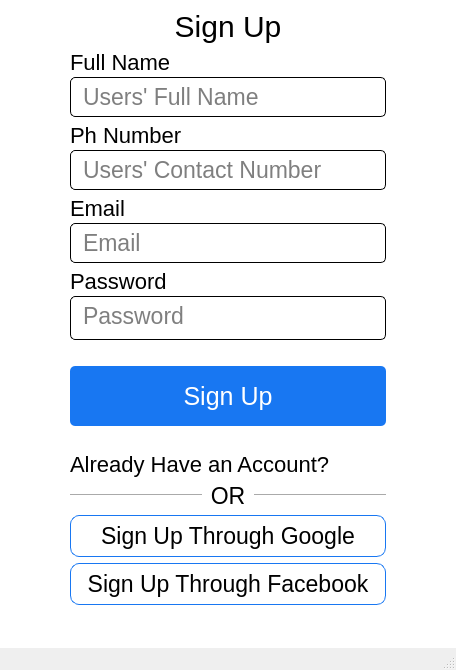
<?xml version="1.0" encoding="UTF-8"?>
<ui version="4.0">
 <class>MainWindow</class>
 <widget class="QMainWindow" name="MainWindow">
  <property name="geometry">
   <rect>
    <x>0</x>
    <y>0</y>
    <width>456</width>
    <height>670</height>
   </rect>
  </property>
  <property name="windowTitle">
   <string>MainWindow</string>
  </property>
  <widget class="QWidget" name="centralwidget">
   <property name="styleSheet">
    <string notr="true">/* Set style for the main window: font family and background color */
/* This applies to all the widgets within the application */
QWidget {
    font-family: &quot;Segoe UI Semibold&quot;;
    background-color: #fff;
}

/* Set font size for specific widgets */
#Signup_lbl {
    font-size: 30px;
}

#google_btn,
#fb_btn,
#or_lbl,
QLineEdit {
    font-size: 23px;
}

#email_lbl,
#pswrd_lbl,
#reset_btn,
#ph_nmbr_lbl,
#Name_lbl,
#signup_btn {
    font-size: 22px;
}

#sign_in_btn {
    font-size: 25px;
}

/* Style for google and facebook login buttons */
#google_btn,
#fb_btn {
    border: 1px solid #1877F2; /* Add a border with a specific color to these buttons */
    border-radius: 9px; /* Apply rounded corners to these buttons */
    min-height: 40px; /* Set a minimum height for these buttons */
}

#google_btn:hover,
#fb_btn:hover {
    background-color: #000; /* Change the background color on hover */
    color: #fff; /* Change text color on hover */
}

/* Style for &quot;Or&quot; label */
#or_lbl {
    text-align: center;
    min-width: 40px;
    max-width: 40px;
}

#email_frame,
#password_frame,
#Name_frame,
#ph_nmbr_frame {
    border: 1px solid #000;
    border-radius: 5px;
}

QLineEdit {
    border: none;
}

/* Style for the login button */
#sign_in_btn {
    color: #fff; /* Set text color to white */
    background-color: #1877F2; /* Set background color to a specific shade of blue */
    border-radius: 5px; /* Apply rounded corners to the login button */
    min-height: 40px; /* Set a minimum height for the login button */
    padding: 10px; /* Add padding inside the login button */
    margin: 20px 0; /* Add margin to the top and bottom of the login button */
}

#sign_in_btn:hover {
    background-color: #000; /* Change the background color on hover */
}

/* Style for reset and sign-in buttons */
#reset_btn,
#signup_btn {
    color: #000;
    border: none;
    text-align: left;
}

#reset_btn:hover,
#signup_btn:hover {
    color: #1877F2;
}
</string>
   </property>
   <layout class="QVBoxLayout" name="verticalLayout_5">
    <property name="leftMargin">
     <number>70</number>
    </property>
    <property name="rightMargin">
     <number>70</number>
    </property>
    <property name="bottomMargin">
     <number>0</number>
    </property>
    <item>
     <widget class="QLabel" name="Signup_lbl">
      <property name="layoutDirection">
       <enum>Qt::LeftToRight</enum>
      </property>
      <property name="text">
       <string>Sign Up</string>
      </property>
      <property name="alignment">
       <set>Qt::AlignCenter</set>
      </property>
      <property name="wordWrap">
       <bool>false</bool>
      </property>
     </widget>
    </item>
    <item>
     <layout class="QVBoxLayout" name="verticalLayout_4">
      <property name="spacing">
       <number>2</number>
      </property>
      <item>
       <widget class="QLabel" name="Name_lbl">
        <property name="text">
         <string>Full Name</string>
        </property>
       </widget>
      </item>
      <item>
       <widget class="QFrame" name="Name_frame">
        <property name="frameShape">
         <enum>QFrame::StyledPanel</enum>
        </property>
        <property name="frameShadow">
         <enum>QFrame::Raised</enum>
        </property>
        <layout class="QHBoxLayout" name="horizontalLayout_5">
         <property name="spacing">
          <number>6</number>
         </property>
         <property name="leftMargin">
          <number>10</number>
         </property>
         <property name="topMargin">
          <number>5</number>
         </property>
         <property name="rightMargin">
          <number>5</number>
         </property>
         <property name="bottomMargin">
          <number>5</number>
         </property>
         <item>
          <widget class="QLineEdit" name="name_line_edit">
           <property name="autoFillBackground">
            <bool>false</bool>
           </property>
           <property name="maxLength">
            <number>21</number>
           </property>
           <property name="placeholderText">
            <string>Users' Full Name</string>
           </property>
          </widget>
         </item>
         <item>
          <widget class="QLabel" name="prof">
           <property name="minimumSize">
            <size>
             <width>17</width>
             <height>20</height>
            </size>
           </property>
           <property name="maximumSize">
            <size>
             <width>17</width>
             <height>20</height>
            </size>
           </property>
           <property name="text">
            <string/>
           </property>
           <property name="pixmap">
            <pixmap>menu_bar/img/phone-solid.svg</pixmap>
           </property>
           <property name="scaledContents">
            <bool>true</bool>
           </property>
          </widget>
         </item>
        </layout>
       </widget>
      </item>
     </layout>
    </item>
    <item>
     <layout class="QVBoxLayout" name="verticalLayout_6">
      <property name="spacing">
       <number>2</number>
      </property>
      <item>
       <widget class="QLabel" name="ph_nmbr_lbl">
        <property name="text">
         <string>Ph Number</string>
        </property>
       </widget>
      </item>
      <item>
       <widget class="QFrame" name="ph_nmbr_frame">
        <property name="frameShape">
         <enum>QFrame::StyledPanel</enum>
        </property>
        <property name="frameShadow">
         <enum>QFrame::Raised</enum>
        </property>
        <layout class="QHBoxLayout" name="horizontalLayout_7">
         <property name="spacing">
          <number>6</number>
         </property>
         <property name="leftMargin">
          <number>10</number>
         </property>
         <property name="topMargin">
          <number>5</number>
         </property>
         <property name="rightMargin">
          <number>5</number>
         </property>
         <property name="bottomMargin">
          <number>5</number>
         </property>
         <item>
          <widget class="QLineEdit" name="ph_nmbr_line_edit">
           <property name="maxLength">
            <number>10</number>
           </property>
           <property name="placeholderText">
            <string>Users' Contact Number</string>
           </property>
          </widget>
         </item>
         <item>
          <widget class="QLabel" name="cell_ph">
           <property name="minimumSize">
            <size>
             <width>17</width>
             <height>20</height>
            </size>
           </property>
           <property name="maximumSize">
            <size>
             <width>17</width>
             <height>20</height>
            </size>
           </property>
           <property name="text">
            <string/>
           </property>
           <property name="pixmap">
            <pixmap>menu_bar/img/user-solid.svg</pixmap>
           </property>
           <property name="scaledContents">
            <bool>true</bool>
           </property>
          </widget>
         </item>
        </layout>
       </widget>
      </item>
     </layout>
    </item>
    <item>
     <layout class="QVBoxLayout" name="verticalLayout_2">
      <property name="spacing">
       <number>2</number>
      </property>
      <item>
       <widget class="QLabel" name="email_lbl">
        <property name="text">
         <string>Email</string>
        </property>
       </widget>
      </item>
      <item>
       <widget class="QFrame" name="email_frame">
        <property name="frameShape">
         <enum>QFrame::StyledPanel</enum>
        </property>
        <property name="frameShadow">
         <enum>QFrame::Raised</enum>
        </property>
        <layout class="QHBoxLayout" name="horizontalLayout_3">
         <property name="spacing">
          <number>6</number>
         </property>
         <property name="leftMargin">
          <number>10</number>
         </property>
         <property name="topMargin">
          <number>5</number>
         </property>
         <property name="rightMargin">
          <number>5</number>
         </property>
         <property name="bottomMargin">
          <number>5</number>
         </property>
         <item>
          <widget class="QLineEdit" name="email_line_edit">
           <property name="maxLength">
            <number>35</number>
           </property>
           <property name="placeholderText">
            <string>Email</string>
           </property>
          </widget>
         </item>
         <item>
          <widget class="QLabel" name="at">
           <property name="minimumSize">
            <size>
             <width>20</width>
             <height>20</height>
            </size>
           </property>
           <property name="maximumSize">
            <size>
             <width>20</width>
             <height>20</height>
            </size>
           </property>
           <property name="text">
            <string/>
           </property>
           <property name="pixmap">
            <pixmap>menu_bar/img/at-solid.svg</pixmap>
           </property>
           <property name="scaledContents">
            <bool>true</bool>
           </property>
          </widget>
         </item>
        </layout>
       </widget>
      </item>
     </layout>
    </item>
    <item>
     <layout class="QVBoxLayout" name="verticalLayout_3">
      <property name="spacing">
       <number>2</number>
      </property>
      <item>
       <widget class="QLabel" name="pswrd_lbl">
        <property name="text">
         <string>Password</string>
        </property>
       </widget>
      </item>
      <item>
       <widget class="QFrame" name="password_frame">
        <property name="frameShape">
         <enum>QFrame::StyledPanel</enum>
        </property>
        <property name="frameShadow">
         <enum>QFrame::Raised</enum>
        </property>
        <layout class="QHBoxLayout" name="horizontalLayout_4">
         <property name="leftMargin">
          <number>10</number>
         </property>
         <property name="topMargin">
          <number>5</number>
         </property>
         <property name="rightMargin">
          <number>5</number>
         </property>
         <item>
          <widget class="QLineEdit" name="pswrd_line_edit">
           <property name="maxLength">
            <number>20</number>
           </property>
           <property name="echoMode">
            <enum>QLineEdit::Password</enum>
           </property>
           <property name="placeholderText">
            <string>Password</string>
           </property>
          </widget>
         </item>
         <item>
          <widget class="QLabel" name="lock">
           <property name="minimumSize">
            <size>
             <width>17</width>
             <height>20</height>
            </size>
           </property>
           <property name="maximumSize">
            <size>
             <width>17</width>
             <height>20</height>
            </size>
           </property>
           <property name="text">
            <string/>
           </property>
           <property name="pixmap">
            <pixmap>menu_bar/img/lock-solid.svg</pixmap>
           </property>
           <property name="scaledContents">
            <bool>true</bool>
           </property>
          </widget>
         </item>
        </layout>
       </widget>
      </item>
     </layout>
    </item>
    <item>
     <widget class="QPushButton" name="sign_in_btn">
      <property name="cursor">
       <cursorShape>PointingHandCursor</cursorShape>
      </property>
      <property name="text">
       <string>Sign Up</string>
      </property>
     </widget>
    </item>
    <item>
     <widget class="QPushButton" name="signup_btn">
      <property name="cursor">
       <cursorShape>PointingHandCursor</cursorShape>
      </property>
      <property name="text">
       <string>Already Have an Account?</string>
      </property>
     </widget>
    </item>
    <item>
     <layout class="QHBoxLayout" name="horizontalLayout_2">
      <item>
       <widget class="Line" name="line_1">
        <property name="orientation">
         <enum>Qt::Horizontal</enum>
        </property>
       </widget>
      </item>
      <item>
       <widget class="QLabel" name="or_lbl">
        <property name="text">
         <string>OR</string>
        </property>
        <property name="alignment">
         <set>Qt::AlignCenter</set>
        </property>
       </widget>
      </item>
      <item>
       <widget class="Line" name="line_2">
        <property name="orientation">
         <enum>Qt::Horizontal</enum>
        </property>
       </widget>
      </item>
     </layout>
    </item>
    <item>
     <layout class="QVBoxLayout" name="verticalLayout">
      <item>
       <widget class="QPushButton" name="google_btn">
        <property name="cursor">
         <cursorShape>PointingHandCursor</cursorShape>
        </property>
        <property name="text">
         <string>Sign Up Through Google</string>
        </property>
        <property name="icon">
         <iconset>
          <normaloff>menu_bar/img/google.png</normaloff>menu_bar/img/google.png</iconset>
        </property>
        <property name="iconSize">
         <size>
          <width>25</width>
          <height>25</height>
         </size>
        </property>
       </widget>
      </item>
      <item>
       <widget class="QPushButton" name="fb_btn">
        <property name="cursor">
         <cursorShape>PointingHandCursor</cursorShape>
        </property>
        <property name="text">
         <string>Sign Up Through Facebook</string>
        </property>
        <property name="icon">
         <iconset>
          <normaloff>menu_bar/img/fb (1).png</normaloff>menu_bar/img/fb (1).png</iconset>
        </property>
        <property name="iconSize">
         <size>
          <width>25</width>
          <height>25</height>
         </size>
        </property>
       </widget>
      </item>
      <item>
       <spacer name="verticalSpacer">
        <property name="orientation">
         <enum>Qt::Vertical</enum>
        </property>
        <property name="sizeHint" stdset="0">
         <size>
          <width>20</width>
          <height>40</height>
         </size>
        </property>
       </spacer>
      </item>
     </layout>
    </item>
   </layout>
  </widget>
  <widget class="QStatusBar" name="statusbar"/>
 </widget>
 <resources/>
 <connections/>
</ui>
